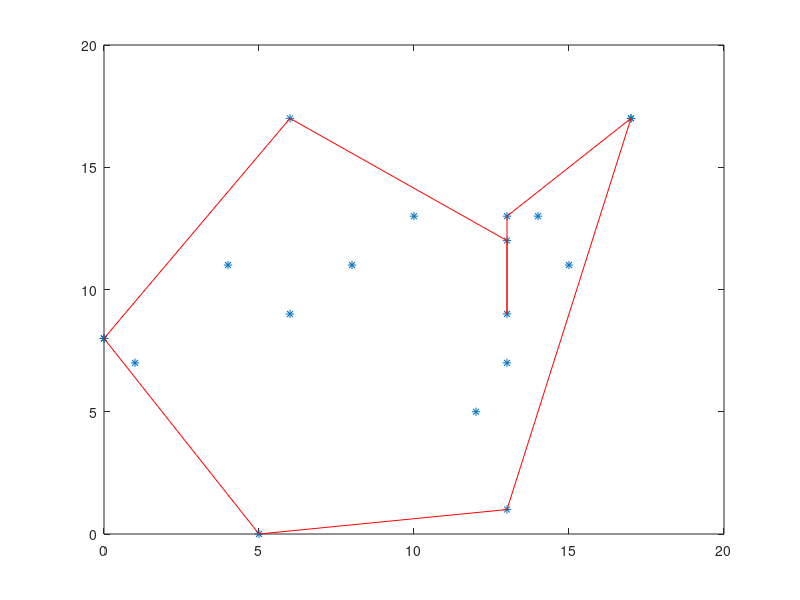

Write MATLAB code to recreate this figure.
#!/usr/bin/octave -qf
x = [0,0,0,1,4,5,6,6,8,10,12,13,13,13,13,13,14,15,17,17];
y = [8,8,8,7,11,0,9,17,11,13,5,1,7,9,12,13,13,11,17,17];
plot(x,y,'*')
x = [5,0];
y = [0,8];
hold on
plot(x,y,'r')
x = [0,6];
y = [8,17];
hold on
plot(x,y,'r')
x = [6,13];
y = [17,12];
hold on
plot(x,y,'r')
x = [13,13];
y = [12,9];
hold on
plot(x,y,'r')
x = [13,13];
y = [9,13];
hold on
plot(x,y,'r')
x = [13,17];
y = [13,17];
hold on
plot(x,y,'r')
x = [17,13];
y = [17,1];
hold on
plot(x,y,'r')
x = [13,5];
y = [1,0];
hold on
plot(x,y,'r')
pause()